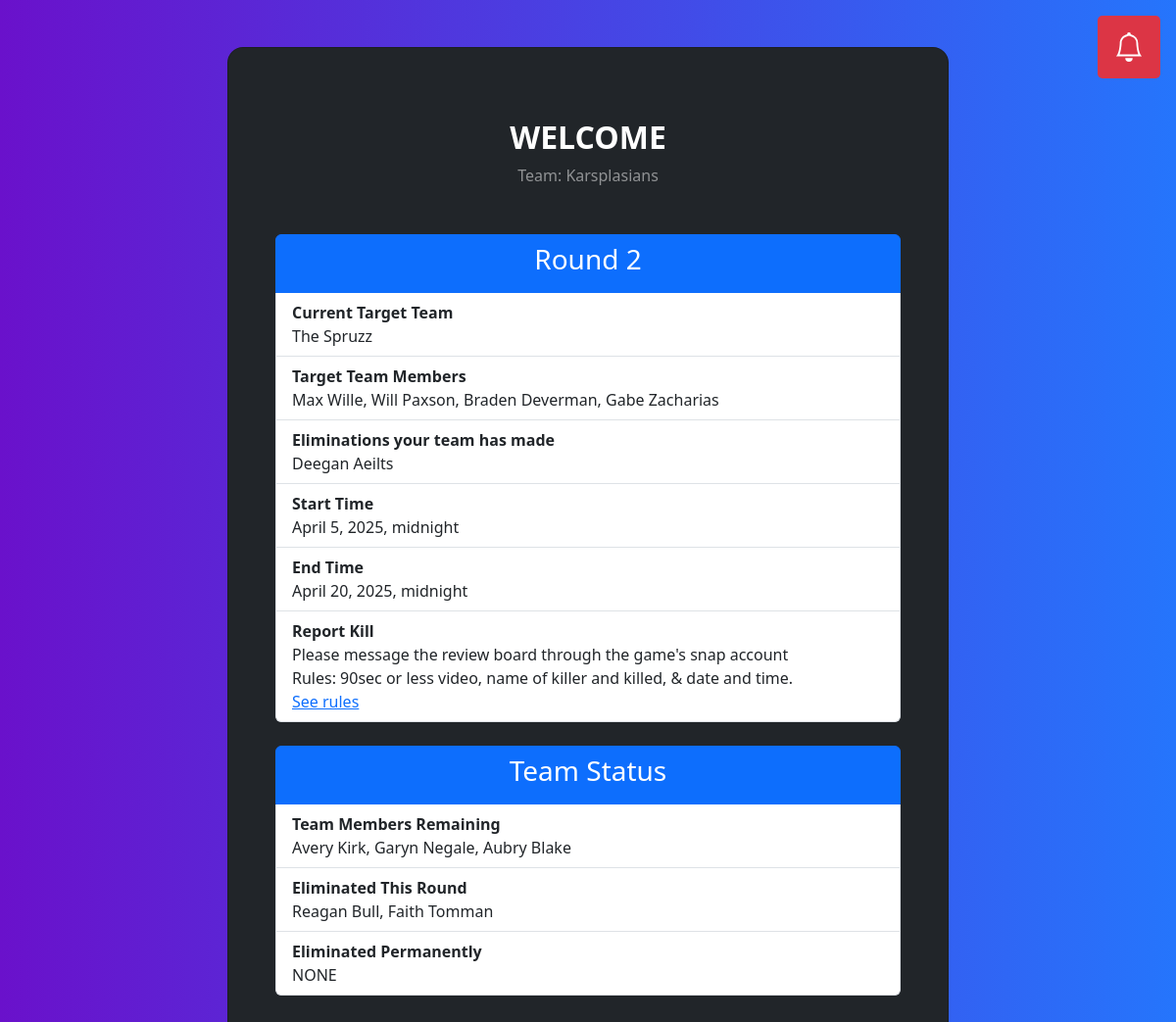
The app's page /home/39G32V88 with its own data.
### assignments/models.py (models this page shows, shortened)
class Team(models.Model):
	id = models.IntegerField(default=0, primary_key=True)
	name = models.CharField(max_length=200)
	eliminated = models.BooleanField(default=False)
	eliminated_date=models.DateField(null=True, blank=True)
	history = HistoricalRecords()
	def generate_viewing_code() -> str:
		return ''.join(random.choices(string.ascii_uppercase + string.digits, k=8))
	viewing_code = models.CharField(max_length=8, default=generate_viewing_code, unique=True)
	def get_round_elimed(self) -> list:
		if self.eliminated:
			return []
		filtered_p = list()
		for p in self.participants.all():
			if p.round_eliminated is True and p.eliminated_permanently is False:
				filtered_p.append(p)
		return filtered_p
	def get_perm_elimed(self) -> list:
		if self.eliminated:
			return []
		filtered_p = list()
		for p in self.participants.all():
			if p.eliminated_permanently is True:
				filtered_p.append(p)
		return filtered_p
	def get_remaining(self) -> list:
		if self.eliminated:
			return []
		filtered_p = list()
		for p in self.participants.all():
			if p.round_eliminated is False and p.eliminated_permanently is False:
				filtered_p.append(p)
		return filtered_p

class Participant(models.Model):
	name = models.CharField(max_length=200)
	team = models.ForeignKey(Team, on_delete=models.CASCADE, related_name="participants")
	history = HistoricalRecords()
	round_eliminated = models.BooleanField(default=False)
	eliminated_permanently = models.BooleanField(default=False)
	def is_eliminated(self):
		return self.round_eliminated or self.eliminated_permanently

class Round(models.Model):
	index = models.IntegerField(default=0)
	start_date = models.DateTimeField("Date Round Starts")
	end_date = models.DateTimeField("Date Round Ends")
	min_progression_kill_count = models.IntegerField(default=0)
	min_revive_kill_count = models.IntegerField(default=2)
	completed = models.BooleanField(default=False)
	history = HistoricalRecords()

### assignments/views.py (the view)
# urls.py: 2. Add a URL to urlpatterns:  path('', views.home, name='home')
def home(request, team_code):
	try:
		team = Team.objects.get(viewing_code=team_code)
		current_round = getCurRound()
		current_round_index = current_round.index
	except (KeyError, Team.DoesNotExist):
		return HttpResponseRedirect(reverse("assignments:login"))
	except (AttributeError):
		dneTemplate = loader.get_template("assignments/roundDNE.html")
		return HttpResponse(dneTemplate.render({'nextRound': getNextRound()}, request))
	if team.eliminated:
		errorTemplate = loader.get_template("assignments/error.html")
		return HttpResponse(
			errorTemplate.render({'message': "You're team has been eliminated from the game!"}, request)
		)
	cur_round_targets = Target.objects.filter(round = current_round).filter(prosecuting_team = team)
	if len(cur_round_targets) != 1:
		print(f"Invalid number of targets!! Currently has {cur_round_targets}")
	cur_target = cur_round_targets[0]
	notifications = Notifications()
	notifications.addKills( kills=Kill.objects.filter(target=cur_target) )
	notifications.addIssues( issues = Issue.objects.filter(closed=False), team_code=team_code )
	notifications.addStatus()
	ruleSuspension = getCurRuleSuspension()
	template = loader.get_template("assignments/home.html")
	context = {
		'team_code': team.viewing_code,
		'team_name': team.name,
		'current_round_index': current_round_index,
		'cur_round_start': current_round.start_date,
		'cur_round_end': current_round.end_date,
		'target_team': cur_target.target_team,
		'team': team,
		'notifications': notifications.get(),
		'cur_target':cur_target,
		'rule_suspension': ruleSuspension
	}
	return HttpResponse(template.render(context, request))

### assignments/models.py (called while the page is built)
	def get_for_votes(self):
		votes = self.votes.filter(in_favor=True)
		count = 0
		for vote in votes:
			if self.team_vote and not vote.team.eliminated:
				count += 1
				continue
			elif not vote.participant.is_eliminated():
				count += 1
		return count

	def get_against_votes(self):
		votes = self.votes.filter(in_favor=False)
		count = 0
		for vote in votes:
			if self.team_vote and not vote.team.eliminated:
				count += 1
				continue
			if not vote.participant.is_eliminated():
				count += 1
		return count

	def get_majority(self):
		majority = 0
		if self.team_vote:
			majority = math.floor(len(Team.objects.filter(eliminated=False)) / 2)
		else:
			majority = math.floor(len(
				Participant.objects.filter(round_eliminated=False).filter(eliminated_permanently=False)
			) / 2)
		return majority

### assignments/notifications.py (called while the page is built)
	def add(self, header:str, body:str, link:str, link_text:str):
		self.notifications.append({ "header": header, "body": body, "link": link, "link_text": link_text })

	def addKill(self, kill:Kill):
		self.add(
			"New Kill",
			f"{kill.eliminator.name} killed {kill.elimed_participant.name} on {kill.date.strftime('%B %d')}",
			kill.video_link,
			"none"
		)

	def addKills(self, kills:list[Kill]):
		for kill in kills:
			timedelta = kill.date - timezone.now().date()
			if timedelta.days <= 7:
				self.addKill(kill=kill)

	def addIssue(self, issue: Issue, team_code:str):
		self.add(
			"New Vote",
			f"{issue.label}. For: {issue.get_for_votes()}, against: {issue.get_against_votes()}, required to pass: {issue.get_majority()}",
			f"/vote/{team_code}/{issue.id}",
			"Vote"
		)

	def addIssues(self, issues: list[Issue], team_code:str):
		for issue in issues:
			self.addIssue(issue=issue, team_code=team_code)

	def addStatus(self):
		self.add(
			"VIEW ROUND STATUS",
			"If you would like to see videos and information about everyone in the round, click this button",
			"/status",
			"View"
		)

	def get(self):
		return self.notifications

### assignments/templatetags/list_format.py (called while the page is built)
@register.filter(name='query_to_list')
def convertQueryToNameList(query) -> list:
	out = list()
	for p in query:
		out.append(p.name)
	if len(out) == 0:
		out.append("NONE")
	return ', '.join(out)

### assignments/views.py (called while the page is built)
def getCurRound() -> Round:
	rounds = Round.objects.filter(completed = False)
	for round in rounds:
		if round.start_date <= timezone.now() and round.end_date > timezone.now():
			return round
	return None

### assignments/templates/assignments/home.html (shortened to what this page needs)
<!DOCTYPE html>
<html>
    <head>
        {% load bootstrap5 %}
        {% bootstrap_css %}
        {% load static %}
        {% load list_format %}
    </head>
    <body style="background:black;">
      <section class="h-100 gradient-custom">
        <div class="container py-5 h-100">
          <div class="row d-flex justify-content-center align-items-center h-100">
            <div class="col-20 col-md-16 col-lg-10 col-xl-8">
              <div class="card bg-dark text-white" style="border-radius: 1rem;">
                <div class="card-body p-5 text-center">
                  <div class="mb-md-5 mt-md-4 pb-5">
                    <h2 class="fw-bold mb-2 text-uppercase text-lg-left">Welcome</h2>
                    <p class="text-white-50" style="margin-bottom: 3rem">Team: {{team.name}}</p>
                    <ul class="list-group">
                      <li class="list-group-item active">
                        <h3>Round {{current_round_index}}</h3>
                      </li>
                      <li class="list-group-item d-flex flex-column justify-content-between align-items-start">
                        <div class="fw-bold">Current Target Team</div>
                        {{target_team.name}}
                      </li>
                      <li class="list-group-item d-flex flex-column justify-content-between align-items-start">
                        <div class="fw-bold">Target Team Members</div>
                        {{target_team.get_remaining|query_to_list}}
                      </li>
                      <li class="list-group-item d-flex flex-column justify-content-between align-items-start">
                        <div class="fw-bold">Eliminations your team has made</div>
                        {{target_team.get_round_elimed|query_to_list}}
                      </li>
                      <li class="list-group-item d-flex flex-column justify-content-between align-items-start">
                        <div class="fw-bold">Start Time</div>
                        {{cur_round_start}}
                      </li>
                      <li class="list-group-item d-flex flex-column justify-content-between align-items-start">
                        <div class="fw-bold">End Time</div>
                        {{cur_round_end}}
                      </li>
                      <li class="list-group-item d-flex flex-column justify-content-between align-items-start">
                        <div class="fw-bold">Report Kill</div>
                        <div>Please message the review board through the game's snap account</div>
                        <div>Rules: 90sec or less video, name of killer and killed, & date and time.</div>
                        <a
                          href="https://docs.google.com/document/d/1oT0aCWM9ndnWauNS-hPh288OYx0aJeUS5GiKSXL4X8A/"
                          target="_blank"
                        >See rules</a>
                      </li>
                    </ul>
                    <ul class="list-group">
                      <li class="list-group-item active">
                        <h3>Team Status</h3>
                      </li>
                      <li class="list-group-item d-flex flex-column justify-content-between align-items-start">
                        <div class="fw-bold">Team Members Remaining</div>
                        {{team.get_remaining|query_to_list}}
                      </li>
                      <li class="list-group-item d-flex flex-column justify-content-between align-items-start">
                        <div class="fw-bold">Eliminated This Round</div>
                        {{team.get_round_elimed|query_to_list}}
                      </li>
                      <li class="list-group-item d-flex flex-column justify-content-between align-items-start">
                        <div class="fw-bold">Eliminated Permanently</div>
                        {{team.get_perm_elimed|query_to_list}}
                      </li>
                    </ul>
                </div>
              </div>
            </div>
          </div>
        </div>
      </section>
      <button
        class="notification-btn"
        id="notification_btn_id"
      >
      </button>
    </body>
</html>

### assignments/templates/assignments/home.html (style rules this page uses)
.gradient-custom { background: #6a11cb; background: -webkit-linear-gradient(to right, rgba(106, 17, 203, 1), rgba(37, 117, 252, 1)); background: linear-gradient(to right, rgba(106, 17, 203, 1), rgba(37, 117, 252, 1)); min-height: 100vh; }
.notification-btn { position: fixed; right: 1rem; top: 1rem; width:4rem; height:4rem; padding: .5rem 1rem; font-size: 1.25rem; border-radius: .3rem; color: #fff; background-color: #dc3545; border-color: #dc3545; display: inline-block; font-weight: 400; line-height: 1.5; text-align: center; text-decoration: none; vertical-align: middle; user-select: none; border: 1px solid transparent; transition: color .15sease-in-out, background-color .15sease-in-out, border-color .15sease-in-out, box-shadow .15sease-in-out; -webkit-appearance: button; }

### records on screen
Team: name "Karsplasians", get_remaining|query_to_list "Avery Kirk, Garyn Negale, Aubry Blake", get_round_elimed|query_to_list "Reagan Bull, Faith Tomman", get_perm_elimed|query_to_list "NONE"
Team: name "The Spruzz", get_remaining|query_to_list "Max Wille, Will Paxson, Braden Deverman, Gabe Zacharias", get_round_elimed|query_to_list "Deegan Aeilts"
Round: start_date "April 5, 2025, midnight", end_date "April 20, 2025, midnight"

### other values on screen
{{ current_round_index }} "2"
